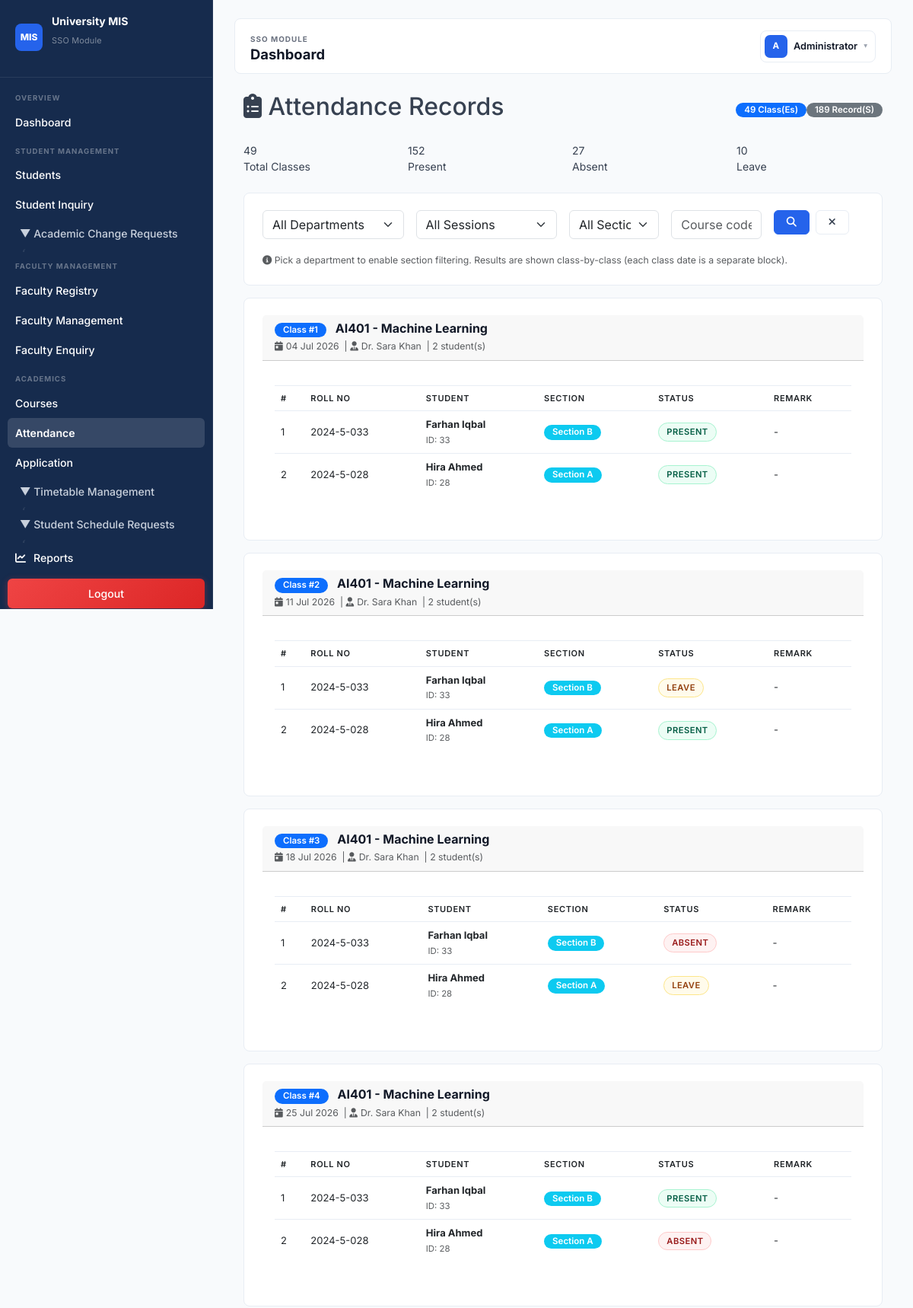
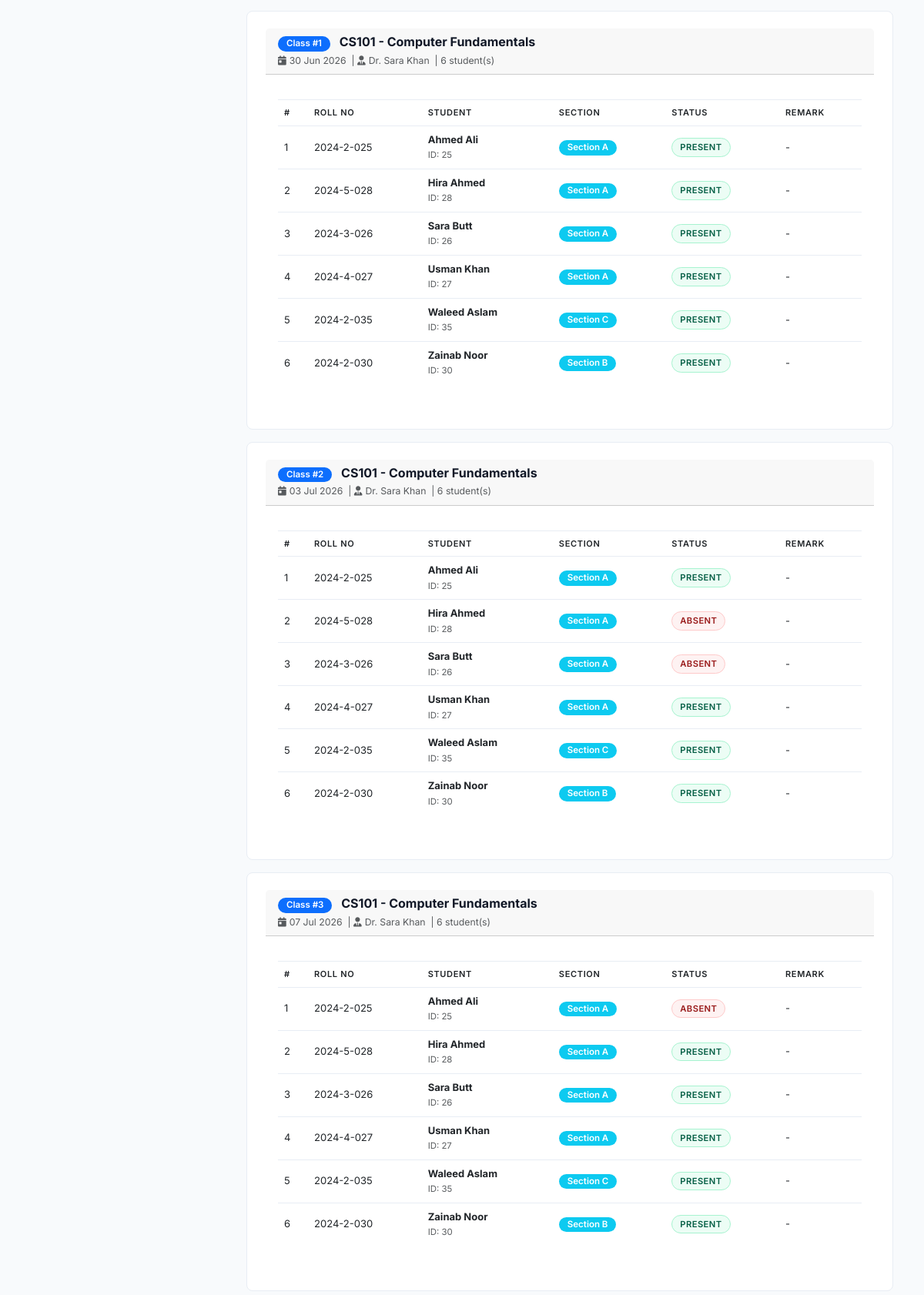
Page /attendance/index.php (signed in, upper part) on the committed database (2 pictures, top to bottom).
### tables this page shows
CREATE TABLE `attendance` (
  `attendance_id` int(11) NOT NULL,
  `date` date DEFAULT NULL,
  `student_id` int(11) NOT NULL,
  `course_id` int(11) NOT NULL,
  `faculty_id` int(11) DEFAULT NULL,
  `teacher_id` int(11) NOT NULL,
  `class_date` date NOT NULL,
  `status` enum('Present','Absent','Leave') NOT NULL,
  `remark` text DEFAULT NULL,
  `marked_at` timestamp NOT NULL DEFAULT current_timestamp()
);

CREATE TABLE `students` (
  `student_id` int(11) NOT NULL,
  `application_id` int(11) NOT NULL,
  `roll_no` varchar(30) DEFAULT NULL,
  `full_name` varchar(150) NOT NULL,
  `father_name` varchar(150) NOT NULL,
  `cnic_or_bform` varchar(20) DEFAULT NULL,
  `dob` date DEFAULT NULL,
  `gender` enum('Male','Female','Other') DEFAULT NULL,
  `contact_no` varchar(20) DEFAULT NULL,
  `email` varchar(150) DEFAULT NULL,
  `address` varchar(255) DEFAULT NULL,
  `program_id` int(11) NOT NULL,
  `admission_session_id` int(11) NOT NULL,
  `current_session_id` int(11) NOT NULL,
  `current_semester_id` int(11) NOT NULL,
  `section_id` int(11) DEFAULT NULL,
  `batch_year` smallint(6) NOT NULL,
  `admission_date` date NOT NULL,
  `status` enum('Active','Freeze','Graduated','Dropped','Suspended') NOT NULL DEFAULT 'Active',
  `created_at` timestamp NOT NULL DEFAULT current_timestamp(),
  `updated_at` timestamp NOT NULL DEFAULT current_timestamp() ON UPDATE current_timestamp(),
  `user_id` int(11) DEFAULT NULL,
  `semester` int(11) DEFAULT 1
);

CREATE TABLE `sections` (
  `section_id` int(11) NOT NULL,
  `section_name` varchar(50) NOT NULL,
  `program_id` int(11) DEFAULT NULL,
  `semester_id` int(11) DEFAULT NULL,
  `session_id` int(11) DEFAULT NULL,
  `course_id` int(11) DEFAULT NULL,
  `teacher_id` varchar(50) DEFAULT NULL,
  `capacity` int(11) DEFAULT 30,
  `enrolled_count` int(11) DEFAULT 0,
  `enrolled` int(11) DEFAULT 0,
  `academic_year` varchar(20) DEFAULT NULL,
  `status` enum('Active','Inactive') DEFAULT 'Active',
  `created_at` timestamp NOT NULL DEFAULT current_timestamp()
);

### attendance/index.php (the view, shortened to what this page needs)
<?php
$conn = getConnection();
$course_search = isset($_GET['course']) ? trim($_GET['course']) : '';
$sql = "SELECT
            a.attendance_id,
            a.class_date,
            a.status,
            a.remark,
            a.marked_at,
            s.student_id,
            s.roll_no,
            s.full_name AS student_name,
            p.program_id,
            p.program_name,
            d.department_id,
            d.department_name,
            sec.section_id AS student_section_id,
            sec.section_name,
            c.course_id,
            c.course_code,
            COALESCE(NULLIF(c.course_name, ''), c.course_title) AS course_name,
            t.teacher_name,
            DENSE_RANK() OVER (PARTITION BY a.course_id ORDER BY a.class_date ASC) AS class_no,
            ROW_NUMBER() OVER (PARTITION BY a.course_id, a.class_date ORDER BY s.full_name ASC) AS row_no
        FROM attendance a
        JOIN students s ON s.student_id = a.student_id
        JOIN programs p ON p.program_id = s.program_id
        JOIN departments d ON d.department_id = p.department_id
        LEFT JOIN sections sec ON sec.section_id = s.section_id
        JOIN courses c ON c.course_id = a.course_id
        LEFT JOIN teachers t ON t.teacher_id = a.teacher_id
        WHERE 1=1";
$sql .= " ORDER BY c.course_code, a.class_date, s.full_name";
$attendances = [];
$stmt = mysqli_prepare($conn, $sql);
if ($stmt) {
    mysqli_stmt_execute($stmt);
    $res = mysqli_stmt_get_result($stmt);
    while ($row = mysqli_fetch_assoc($res)) { $attendances[] = $row; }
}
$classes = [];
foreach ($attendances as $att) {
    $key = $att['course_id'] . '|' . $att['class_date'];
    if (!isset($classes[$key])) {
        $classes[$key] = [
            'course_id'    => $att['course_id'],
            'course_code'  => $att['course_code'],
            'course_name'  => $att['course_name'],
            'class_date'   => $att['class_date'],
            'class_no'     => $att['class_no'],
            'teacher_name' => $att['teacher_name'],
            'students'     => [],
        ];
    }
    $classes[$key]['students'][] = $att;
}
$total_classes = count($classes);
$total_records = count($attendances);
$present = 0; $absent = 0; $leave = 0;
foreach ($attendances as $att) {
    switch (strtolower($att['status'])) {
        case 'present': $present++; break;
        case 'absent':  $absent++;  break;
        case 'leave':   $leave++;   break;
    }
}
include __DIR__ . '/../includes/header.php';
?>
    <div class="container-fluid">
        <div class="page-header">
            <h2><i class="fas fa-clipboard-list"></i> Attendance Records</h2>
            <div class="btn-group">
                <span class="badge bg-primary" style="align-self:center;"><?= $total_classes ?> class(es)</span>
                <span class="badge bg-secondary" style="align-self:center;"><?= $total_records ?> record(s)</span>
            </div>
        </div>
        <div class="row mb-4">
            <div class="col-md-3">
                <div class="stats-card stats-total">
                    <div class="stats-number"><?= $total_classes ?></div>
                    <div class="stats-label">Total Classes</div>
                </div>
            </div>
            <div class="col-md-3">
                <div class="stats-card stats-present">
                    <div class="stats-number"><?= $present ?></div>
                    <div class="stats-label">Present</div>
                </div>
            </div>
            <div class="col-md-3">
                <div class="stats-card stats-absent">
                    <div class="stats-number"><?= $absent ?></div>
                    <div class="stats-label">Absent</div>
                </div>
            </div>
            <div class="col-md-3">
                <div class="stats-card stats-late">
                    <div class="stats-number"><?= $leave ?></div>
                    <div class="stats-label">Leave</div>
                </div>
            </div>
        </div>
        <div class="panel">
            <form method="GET" class="row g-3" id="filterForm">
                <div class="col-md-3">
                    <select name="dept" class="form-select" onchange="this.form.submit()">
                        <option value="0">All Departments</option>
                    </select>
                </div>
                <div class="col-md-3">
                    <select name="session" class="form-select" onchange="this.form.submit()">
                        <option value="0">All Sessions</option>
                    </select>
                </div>
                <div class="col-md-2">
                    <select name="section" class="form-select" onchange="this.form.submit()">
                        <option value="0">All Sections</option>
                    </select>
                </div>
                <div class="col-md-2">
                    <input type="text" name="course" class="form-control" placeholder="Course code (e.g. CS101)"
                           value="<?= htmlspecialchars($course_search); ?>">
                </div>
                <div class="col-md-2">
                    <div class="d-flex gap-2">
                        <button type="submit" class="btn btn-primary"><i class="fas fa-search"></i></button>
                        <a href="index.php" class="btn btn-secondary"><i class="fas fa-times"></i></a>
                    </div>
                </div>
                <div class="col-12">
                    <small class="text-muted"><i class="fas fa-info-circle"></i> Pick a department to enable section filtering. Results are shown class-by-class (each class date is a separate block).</small>
                </div>
            </form>
        </div>
        <?php if (!empty($classes)): ?>
            <?php foreach ($classes as $key => $cls): ?>
                <div class="card mt-3">
                    <div class="card-header d-flex justify-content-between align-items-center flex-wrap gap-2">
                        <div>
                            <h5 class="mb-0">
                                <span class="badge bg-primary me-2">Class #<?= (int)$cls['class_no']; ?></span>
                                <?= htmlspecialchars($cls['course_code']); ?> - <?= htmlspecialchars($cls['course_name']); ?>
                            </h5>
                            <small class="text-muted">
                                <i class="fas fa-calendar-day me-1"></i><?= date('d M Y', strtotime($cls['class_date'])); ?>
                                <?php if (!empty($cls['teacher_name'])): ?>
                                    &nbsp;|&nbsp;<i class="fas fa-user-tie me-1"></i><?= htmlspecialchars($cls['teacher_name']); ?>
                                <?php endif; ?>
                                &nbsp;|&nbsp;<span class="text-muted"><?= count($cls['students']); ?> student(s)</span>
                            </small>
                        </div>
                    </div>
                    <div class="card-body">
                        <div class="table-responsive">
                            <table class="table table-hover">
                                <thead>
                                    <tr>
                                        <th>#</th>
                                        <th>Roll No</th>
                                        <th>Student</th>
                                        <th>Section</th>
                                        <th>Status</th>
                                        <th>Remark</th>
                                    </tr>
                                </thead>
                                <tbody>
                                    <?php $i = 1; ?>
                                    <?php foreach ($cls['students'] as $att): ?>
                                        <tr>
                                            <td><?= $i++; ?></td>
                                            <td><?= htmlspecialchars($att['roll_no'] ?? 'N/A'); ?></td>
                                            <td>
                                                <strong><?= htmlspecialchars($att['student_name'] ?? 'N/A'); ?></strong>
                                                <br>
                                                <small class="text-muted">ID: <?= htmlspecialchars($att['student_id']); ?></small>
                                            </td>
                                            <td>
                                                <?php if (!empty($att['section_name'])): ?>
                                                    <span class="badge bg-info">Section <?= htmlspecialchars(trim(str_replace('Section ', '', $att['section_name']))); ?></span>
                                                <?php else: ?>
                                                    <span class="text-muted">Not assigned</span>
                                                <?php endif; ?>
                                            </td>
                                            <td>
                                                <?php $status = strtolower($att['status']); ?>
                                                <span class="status-badge <?= $status === 'present' ? 'active' : ($status === 'absent' ? 'inactive' : 'pending'); ?>">
                                                    <?= htmlspecialchars(ucfirst($status)); ?>
                                                </span>
                                            </td>
                                            <td><?= htmlspecialchars($att['remark'] ?? '-'); ?></td>
                                        </tr>
                                    <?php endforeach; ?>
                                </tbody>
                            </table>
                        </div>
                    </div>
                </div>
            <?php endforeach; ?>
        <?php endif; ?>
    </div>
<?php include __DIR__ . '/../includes/footer.php'; ?>

### rows in the picture
attendance: student.roll_no "2024-5-033", student.full_name "Farhan Iqbal", student.student_id "33", sections.section_name "B", status "PRESENT", remark "-"
attendance: student.roll_no "2024-5-028", student.full_name "Hira Ahmed", student.student_id "28", sections.section_name "A", status "PRESENT", remark "-"
attendance: student.roll_no "2024-5-033", student.full_name "Farhan Iqbal", student.student_id "33", sections.section_name "B", status "LEAVE", remark "-"
attendance: student.roll_no "2024-5-028", student.full_name "Hira Ahmed", student.student_id "28", sections.section_name "A", status "PRESENT", remark "-"
attendance: student.roll_no "2024-5-033", student.full_name "Farhan Iqbal", student.student_id "33", sections.section_name "B", status "ABSENT", remark "-"
attendance: student.roll_no "2024-5-028", student.full_name "Hira Ahmed", student.student_id "28", sections.section_name "A", status "LEAVE", remark "-"
attendance: student.roll_no "2024-5-033", student.full_name "Farhan Iqbal", student.student_id "33", sections.section_name "B", status "PRESENT", remark "-"
attendance: student.roll_no "2024-5-028", student.full_name "Hira Ahmed", student.student_id "28", sections.section_name "A", status "ABSENT", remark "-"
attendance: student.roll_no "2024-2-025", student.full_name "Ahmed Ali", student.student_id "25", sections.section_name "A", status "PRESENT", remark "-"
attendance: student.roll_no "2024-5-028", student.full_name "Hira Ahmed", student.student_id "28", sections.section_name "A", status "PRESENT", remark "-"
attendance: student.roll_no "2024-3-026", student.full_name "Sara Butt", student.student_id "26", sections.section_name "A", status "PRESENT", remark "-"
attendance: student.roll_no "2024-4-027", student.full_name "Usman Khan", student.student_id "27", sections.section_name "A", status "PRESENT", remark "-"
attendance: student.roll_no "2024-2-035", student.full_name "Waleed Aslam", student.student_id "35", sections.section_name "C", status "PRESENT", remark "-"
attendance: student.roll_no "2024-2-030", student.full_name "Zainab Noor", student.student_id "30", sections.section_name "B", status "PRESENT", remark "-"
attendance: student.roll_no "2024-2-025", student.full_name "Ahmed Ali", student.student_id "25", sections.section_name "A", status "PRESENT", remark "-"
attendance: student.roll_no "2024-5-028", student.full_name "Hira Ahmed", student.student_id "28", sections.section_name "A", status "ABSENT", remark "-"
attendance: student.roll_no "2024-3-026", student.full_name "Sara Butt", student.student_id "26", sections.section_name "A", status "ABSENT", remark "-"
attendance: student.roll_no "2024-4-027", student.full_name "Usman Khan", student.student_id "27", sections.section_name "A", status "PRESENT", remark "-"
attendance: student.roll_no "2024-2-035", student.full_name "Waleed Aslam", student.student_id "35", sections.section_name "C", status "PRESENT", remark "-"
attendance: student.roll_no "2024-2-030", student.full_name "Zainab Noor", student.student_id "30", sections.section_name "B", status "PRESENT", remark "-"
attendance: student.roll_no "2024-2-025", student.full_name "Ahmed Ali", student.student_id "25", sections.section_name "A", status "ABSENT", remark "-"
attendance: student.roll_no "2024-5-028", student.full_name "Hira Ahmed", student.student_id "28", sections.section_name "A", status "PRESENT", remark "-"
attendance: student.roll_no "2024-3-026", student.full_name "Sara Butt", student.student_id "26", sections.section_name "A", status "PRESENT", remark "-"
attendance: student.roll_no "2024-4-027", student.full_name "Usman Khan", student.student_id "27", sections.section_name "A", status "PRESENT", remark "-"
attendance: student.roll_no "2024-2-035", student.full_name "Waleed Aslam", student.student_id "35", sections.section_name "C", status "PRESENT", remark "-"
attendance: student.roll_no "2024-2-030", student.full_name "Zainab Noor", student.student_id "30", sections.section_name "B", status "PRESENT", remark "-"

### other values in the picture
$pageTitle "Dashboard"
$userInitial "A"
$userName "Administrator"
$total_classes "49"
$total_records "189"
$present "152"
$absent "27"
$leave "10"
$cls['class_no'] "1"
$cls['course_code'] "AI401"
$cls['course_name'] "Machine Learning"
date('d M Y', strtotime($cls['class_date'])) "04 Jul 2026"
$cls['teacher_name'] "Dr. Sara Khan"
count($cls['students']) "2"
$cls['class_no'] "2"
